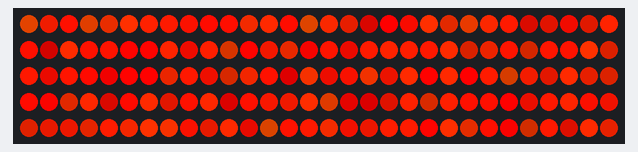
The sketch below on a simulated Arduino Mega 2560, built with avr-gcc and run on an emulated ATmega2560. Shown: 150 RGB LEDs in strip order, left to right, continuing on the next row. Random numbers use the default seed unless the sketch sets one.

Above: at 0.08 s.

The sketch:

Fire.ino
```cpp
#include "FastLED.h"

// How many leds in your strip?
#define NUM_LEDS 150

// For led chips like Neopixels, which have a data line, ground, and power, you just
// need to define DATA_PIN.  For led chipsets that are SPI based (four wires - data, clock,
// ground, and power), like the LPD8806, define both DATA_PIN and CLOCK_PIN
#define DATA_PIN 42

// Define the array of leds
CRGB leds[NUM_LEDS];

void setup() {
  Serial.begin(9600);

  FastLED.addLeds<APA104, DATA_PIN, GRB>(leds, NUM_LEDS);

  for (int i = 0; i < NUM_LEDS; i++){ // the essence of fire
     leds[i].r = random(100, 255);
     leds[i].g = random(0, 50);
     leds[i].b = 0;
  }


  FastLED.show();
}

void loop() {

      for (int i = 0; i < NUM_LEDS; i++){

        if(i != 0 && i != NUM_LEDS - 1){
          leds[i].r = qadd8(getCloser(leds[i - 1].r, leds[i].r, leds[i + 1].r), random(100, 255));
          leds[i].g = random(0, 50);//getCloser(leds[i - 1].g, leds[i].g, leds[i + 1].g) +
          leds[i].b = 0;
        }
      }

        FastLED.show();

	delay(25);
}

int getCloser(byte a, byte b, byte c){

  int x = (a - b) + (c - b);

  return x / 4;

}
```
